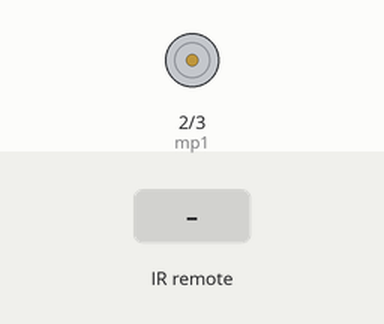
This sketch was run on a simulated Arduino Uno, built with avr-gcc and run on an emulated ATmega328P. Parts: motor-driver pin pairs drawn as motors (green arrow = first pin HIGH = forward, orange = second pin HIGH = backward, longer = more drive). Inputs (shaded band) come from the test bench.

Above: at 1.2 s.
1.3 s: infrared code 0xFF629D received
At 2.3 s:
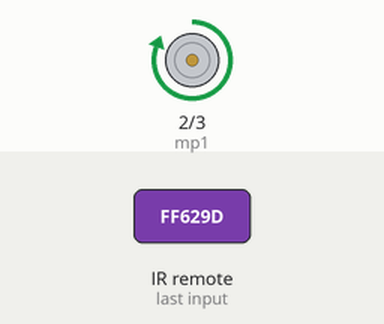
2.8 s: infrared code 0xFFA857 received
At 3.4 s:
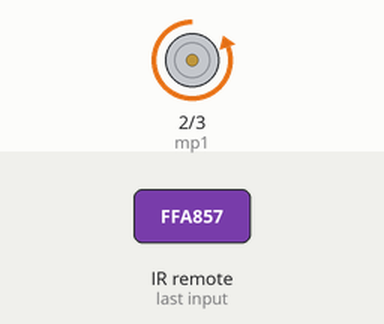
4.3 s: infrared code 0xFF02FD received
At 5.7 s:
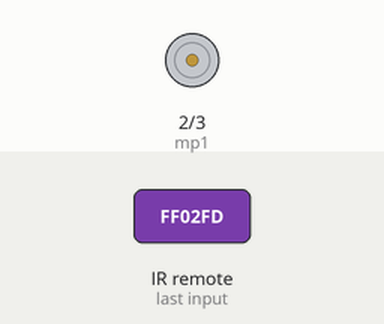
Timing chart, 0 to 7.3 s (numbered marks = the images above; inputs shaded):
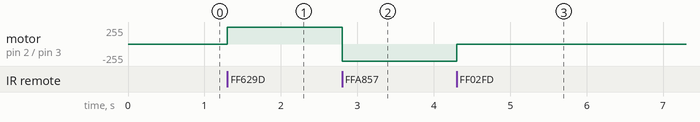

The sketch:

Aula-42.ino
```cpp
#include <IRremote.h>

#define receptor 11
#define mp1 2
#define mp2 3

IRrecv recIR(receptor);
decode_results resultado;

void setup() {
  pinMode(mp1,OUTPUT);
  pinMode(mp2,OUTPUT);
  Serial.begin(9600);
  recIR.enableIRIn();//Inicializar receptor IR
}

void loop() {
  if(recIR.decode(&resultado)){
    //Serial.print("Valor: ");
    //Serial.println(resultado.value,HEX);
    switch(resultado.value){
      case 0xFF629D: //Cima
        frente();
      break;
      case 0xFFA857://Baixo
        tras();
      break;
      case 0xFF02FD:;//OK
        parar();
      break;
    }
    recIR.resume();
  }

}

void parar(){
  digitalWrite(mp1,0);
  digitalWrite(mp2,0);
}
void frente(){
  digitalWrite(mp1,1);
  digitalWrite(mp2,0);
}
void tras(){
  digitalWrite(mp1,0);
  digitalWrite(mp2,1);
}
```

Measured:
- after the input at 1.3 s, motor on pin 2 (mp1) / pin 3 (mp2): stopped → forward 255/255 at once
- after the input at 2.8 s, motor on pin 2 (mp1) / pin 3 (mp2): forward 255/255 → backward 255/255 at once
- after the input at 4.3 s, motor on pin 2 (mp1) / pin 3 (mp2): backward 255/255 → stopped at once
